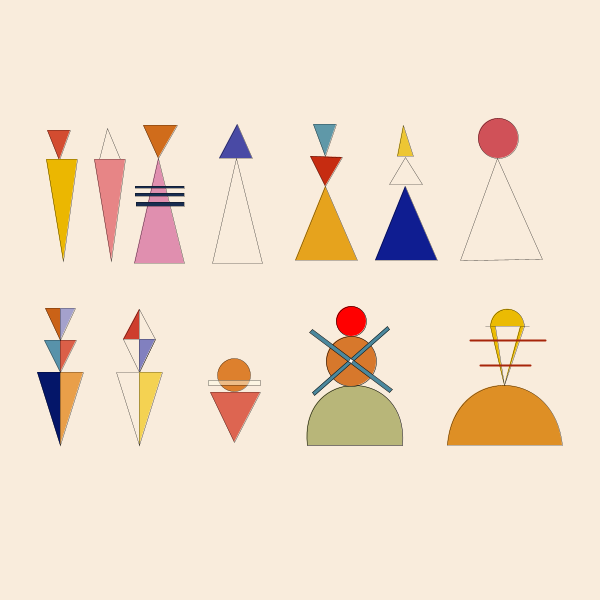
Frame 1 (no input)
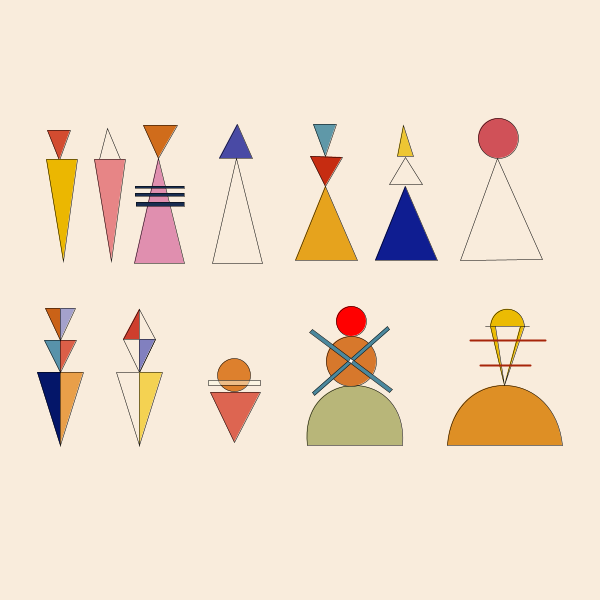
Frame 60 (the mouse pressed at the canvas centre just before this capture)
Frame 120 (the mouse held since frame 60 and released just before this capture): identical to frame 60, image omitted

The Processing sketch that drew these frames (run headless with seeded random() and noise(); from frame 60 on, the mouse is pressed at the canvas centre):

// Processing sketch: processing_108912
// ── processing_108912.pde

void setup() {
size(600,600);
strokeWeight(0.3);
}


void draw() {
background(249,236,220);


fill(211,76,48);  
triangle(47,130,70,130,59,160);
tri1(63, 261,235,183,1);

noFill();
triangle(99,159,120,159,107,128);
tri1(111, 261,231,133,134);

fill(208,108,27);
triangle(158,158,143,125,177,125);
tri2(158, 158, 224, 143, 175, 255);
rectMode(CORNERS);

fill(25,45,80);
rect(135,186,184,188);
rect(135,193,184,196);
rect(136,202,184,206);

fill(73,74,165);
triangle(237,124,219,158,252,158);

tri2(236, 158, 0, 0, 0, 0);

tri3(325, 186, 230, 163, 29);
fill(198,44,17);
triangle(325,186,310,156,342,157);
fill(95,152,168);
triangle(325,156,313,124,336,124);

tri3(405, 186, 15, 29, 145);
noFill();
triangle(389,184,422,184,405,157);
fill(237,198,51);
triangle(397,156,413,156,403,125);

noFill();
triangle(497,158,460,260,542,259);
fill(208,81,88);
ellipse(498,138,40,40);


tri4(60,445,4,22,105,233,159,73,88,146,170,219,95,72,202,98,23,164,161,204);
noFill();



quad1(139,372,206,62,45,129,128,191);

tri5(139,445,255,100,100, 0, 244,210,82, 255);
fill(221,128,45);
ellipse(234,375,33,33);
fill(221,101,81);

triangle(210,392,260,392,234,442);
fill(255,255,236,120);
rect(208,380,260,385);

float x = 150;
fill(222,143,37);
bezier(297+x,445,303+x,365,404+x,365,412+x,445);
line(297+x,445,412+x,445);
fill(235,187,3);
bezier(490,326,492,303,522,303,524,326);
line(485,326, 529,326);
triangle(490,326,504,385,495,326);
triangle(524,326,504,385,520,326);
strokeWeight(2);
stroke(167,37,10);
line(470,340,545,340);
line(480,365,530,365);
stroke(0);
strokeWeight(0.5);
line(307,445,402,445);
fill(184,182,121);
bezier(307,445,298,365,409,365,402,445);

fill(255,0,0);
ellipse(351,321,30,30);
fill(215,120,44);
ellipse(351,361,50,50);
translate(351, 361);
rotate(PI/3.7);
fill(75,136,157);
rect(-2, -50, 2, 50);
rotate(PI/2.3);
fill(75,136,157);
rect(-2, -50, 2, 50);
fill(255);
rect(-2, -2, 2, 2);


println(mouseX);

noFill();
//ellipse(234,380,40,40);





}


void tri1(float x1, float y1, float ColorR, float ColorG, float ColorB){
fill(ColorR, ColorG, ColorB);
triangle(x1-17,y1-102,x1+14,y1-102,x1,y1);
}

void tri2(float x1, float y1, float ColorR, float ColorG, float ColorB, float Alpha){
fill(ColorR, ColorG, ColorB, Alpha);
triangle(x1,y1,x1-24,y1+105,x1+26,y1+105);
}

void tri3(float x1, float y1, float ColorR, float ColorG, float ColorB){
fill(ColorR, ColorG, ColorB);

triangle(x1-30,y1+74,x1+32,y1+74,x1,y1);
}


void tri4(float x1, float y1, float ColorR1, float ColorG1, float ColorB1, float ColorR2, float ColorG2, float ColorB2, float ColorR3, float ColorG3, float ColorB3, float ColorR4, float ColorG4, float ColorB4, float ColorR5, float ColorG5, float ColorB5, float ColorR6, float ColorG6, float ColorB6){
fill(ColorR1, ColorG1, ColorB1);
triangle(x1,y1,x1-23,y1-73,x1,y1-73);
fill(ColorR2, ColorG2, ColorB2);
triangle(x1,y1-73,x1+23,y1-73,x1,y1);
fill(ColorR3, ColorG3, ColorB3);
triangle(x1,y1-73,x1-16,y1-105,x1,y1-105);
fill(ColorR4, ColorG4, ColorB4);
triangle(x1,y1-73,x1+16,y1-105,x1,y1-105);
fill(ColorR5, ColorG5, ColorB5);
triangle(x1-15,y1-137,x1,y1-137,x1,y1-105);
fill(ColorR6, ColorG6, ColorB6);
triangle(x1+15,y1-137,x1,y1-137,x1,y1-105);
}

void tri5(float x1, float y1, float ColorR1, float ColorG1, float ColorB1, float Alpha1, float ColorR2, float ColorG2, float ColorB2, float Alpha2){
fill(ColorR1, ColorG1, ColorB1, Alpha1);
triangle(x1,y1,x1-23,y1-73,x1,y1-73);
fill(ColorR2, ColorG2, ColorB2, Alpha2);
triangle(x1,y1-73,x1+23,y1-73,x1,y1);
}

void quad1(float x1, float y1, float ColorR1, float ColorG1, float ColorB1, float ColorR2, float ColorG2, float ColorB2){
noFill();
quad(x1,y1-63,x1-16,y1-33,x1,y1,x1+16,y1-33);
fill(ColorR1, ColorG1, ColorB1);
triangle(x1,y1-63,x1,y1-33,x1-16,y1-33);
fill(ColorR2, ColorG2, ColorB2);
triangle(x1,y1-33,x1+16,y1-33,x1,y1);
}
